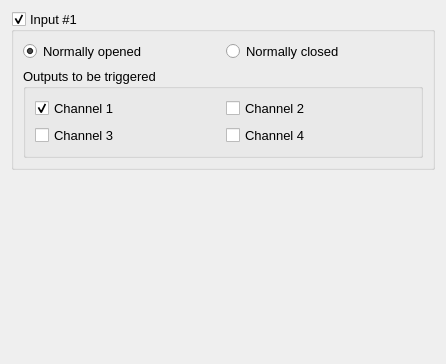
      <widget class="QWidget" name="tIn_1">
       <attribute name="title">
        <string>In 1</string>
       </attribute>
       <attribute name="toolTip">
        <string>Input #1 settings</string>
       </attribute>
       <layout class="QVBoxLayout" name="verticalLayout_5">
        <item>
         <widget class="QGroupBox" name="gbIn_1">
          <property name="font">
           <font>
            <pointsize>10</pointsize>
            <kerning>false</kerning>
           </font>
          </property>
          <property name="title">
           <string>Input #1</string>
          </property>
          <property name="checkable">
           <bool>true</bool>
          </property>
          <layout class="QVBoxLayout" name="verticalLayout">
           <item>
            <layout class="QHBoxLayout" name="horizontalLayout">
             <item>
              <widget class="QRadioButton" name="rbNO_1">
               <property name="text">
                <string>Normally opened</string>
               </property>
               <property name="checked">
                <bool>true</bool>
               </property>
              </widget>
             </item>
             <item>
              <widget class="QRadioButton" name="rbNC_1">
               <property name="text">
                <string>Normally closed</string>
               </property>
              </widget>
             </item>
            </layout>
           </item>
           <item>
            <widget class="QGroupBox" name="gbInOutputs_1">
             <property name="minimumSize">
              <size>
               <width>400</width>
               <height>0</height>
              </size>
             </property>
             <property name="title">
              <string>Outputs to be triggered</string>
             </property>
             <property name="checkable">
              <bool>false</bool>
             </property>
             <layout class="QGridLayout" name="gridLayout_8">
              <item row="0" column="0">
               <widget class="QCheckBox" name="cbChnl_1_In_1">
                <property name="minimumSize">
                 <size>
                  <width>70</width>
                  <height>0</height>
                 </size>
                </property>
                <property name="text">
                 <string>Channel 1</string>
                </property>
                <property name="checked">
                 <bool>true</bool>
                </property>
               </widget>
              </item>
              <item row="0" column="1">
               <widget class="QCheckBox" name="cbChnl_2_In_1">
                <property name="minimumSize">
                 <size>
                  <width>70</width>
                  <height>0</height>
                 </size>
                </property>
                <property name="text">
                 <string>Channel 2</string>
                </property>
               </widget>
              </item>
              <item row="1" column="0">
               <widget class="QCheckBox" name="cbChnl_3_In_1">
                <property name="minimumSize">
                 <size>
                  <width>70</width>
                  <height>0</height>
                 </size>
                </property>
                <property name="text">
                 <string>Channel 3</string>
                </property>
               </widget>
              </item>
              <item row="1" column="1">
               <widget class="QCheckBox" name="cbChnl_4_In_1">
                <property name="minimumSize">
                 <size>
                  <width>70</width>
                  <height>0</height>
                 </size>
                </property>
                <property name="text">
                 <string>Channel 4</string>
                </property>
               </widget>
              </item>
             </layout>
            </widget>
           </item>
          </layout>
         </widget>
        </item>
        <item>
         <spacer name="verticalSpacer">
          <property name="orientation">
           <enum>Qt::Vertical</enum>
          </property>
          <property name="sizeHint" stdset="0">
           <size>
            <width>20</width>
            <height>183</height>
           </size>
          </property>
         </spacer>
        </item>
       </layout>
      </widget>
